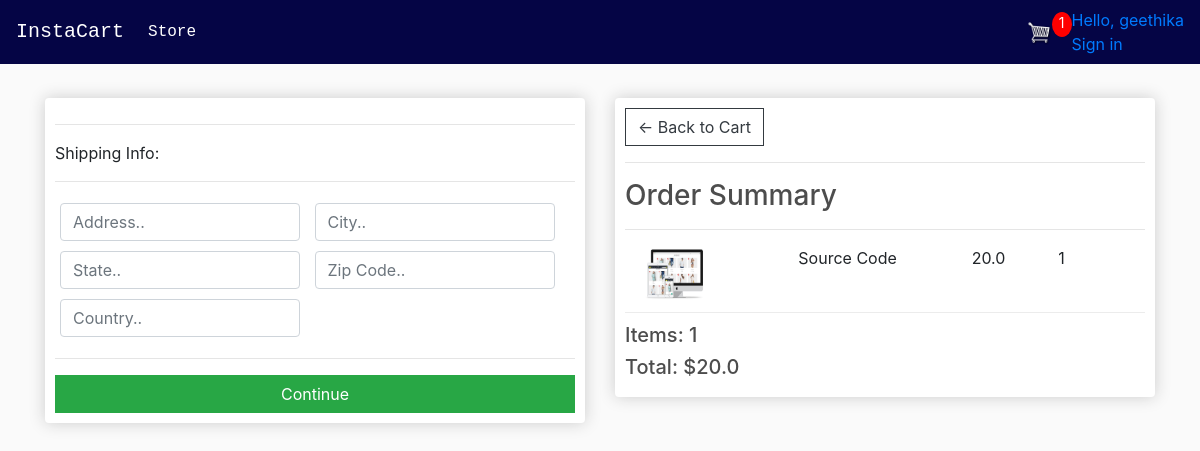
Screenshot of /checkout/ (signed in) with the database file from the repository.
### store/models.py (models this page shows, shortened)
class OrderItem(models.Model):
    product = models.ForeignKey(Product, on_delete=models.SET_NULL, null=True)
    order = models.ForeignKey(Order, on_delete=models.SET_NULL, null=True)
    quantity = models.IntegerField(default=0, null=True, blank=True)
    date_added = models.DateTimeField(auto_now_add=True)
    @property
    def get_total(self):
        total = self.product.price * self.quantity
        return total

class Product(models.Model):
    name = models.CharField(max_length=200)
    price = models.FloatField()
    digital = models.BooleanField(default=False, null=True, blank=True)
    image = models.ImageField(null=True, blank=True)
    @property
    def imageURL(self):
        try:
            url = self.image.url
        except:
            url = ''
        return url

class Order(models.Model):
    customer = models.ForeignKey(Customer, on_delete=models.SET_NULL, null=True, blank=True)
    date_ordered = models.DateTimeField(auto_now_add=True)
    complete = models.BooleanField(default=False)
    transaction_id = models.CharField(max_length=100, null=True)
    @property
    def shipping(self):
        shipping = False
        orderitems = self.orderitem_set.all()
        for i in orderitems:
            if i.product.digital == False:
                shipping = True
        return shipping
    @property
    def get_cart_total(self):
        orderitems = self.orderitem_set.all()
        total = sum([item.get_total for item in orderitems])
        return total
    @property
    def get_cart_items(self):
        orderitems = self.orderitem_set.all()
        total = sum([item.quantity for item in orderitems])
        return total

### store/views.py (the view)
# urls.py: path('checkout/', views.checkout, name="checkout"),
def checkout(request):
    data = cartData(request)
    cartItems = data['cartItems']
    order = data['order']
    items = data['items']
    context = {'items': items, 'order': order, 'cartItems': cartItems}
    return render(request, 'store/checkout.html', context)

### store/utils.py (called while the page is built)
def cartData(request):
    if request.user.is_authenticated:
        customer = request.user.customer
        order, created = Order.objects.get_or_create(customer=customer, complete=False)
        items = order.orderitem_set.all()
        cartItems = order.get_cart_items
    else:
        cookieData = cookieCart(request)
        cartItems = cookieData['cartItems']
        order = cookieData['order']
        items = cookieData['items']
    return {'cartItems': cartItems, 'order': order, 'items': items}

### store/templates/store/checkout.html (shortened to what this page needs)
{% extends 'store/main.html' %}
{% load static %}
{% block content %}
     <div class="row">
          <div class="col-lg-6">
               <div class="box-element" id="form-wrapper">
                    <form id="form">
                         <div id="shipping-info">
                              <hr>
                              <p>Shipping Info:</p>
                              <hr>
                              <div class="form-field">
                                   <input required class="form-control" type="text" name="address" placeholder="Address..">
                              </div>
                              <div class="form-field">
                                   <input required class="form-control" type="text" name="city" placeholder="City..">
                              </div>
                              <div class="form-field">
                                   <input required class="form-control" type="text" name="state" placeholder="State..">
                              </div>
                              <div class="form-field">
                                   <input required class="form-control" type="text" name="zipcode" placeholder="Zip Code..">
                              </div>
                              <div class="form-field">
                                   <input required class="form-control" type="text" name="country" placeholder="Country..">
                              </div>
                         </div>
                         <hr>
                         <input id="form-button" class="btn btn-success btn-block " type="submit" value="Continue">
                    </form>
               </div>
               <br>
          </div>
          <div class="col-lg-6">
               <div class="box-element">
                    <a  class="btn btn-outline-dark" href="{% url 'cart' %}">&#x2190; Back to Cart</a>
				<hr>
				<h3>Order Summary</h3>
				<hr>
                {% for item in items %}
				<div class="cart-row">
					<div style="flex:2"><img class="row-image" src="{{item.product.imageURL}}"></div>
					<div style="flex:2"><p>{{item.product.name}}</p></div>
					<div style="flex:1"><p>{{item.product.price}}</p></div>
					<div style="flex:1"><p>{{item.quantity}}</p></div>
				</div>
                {% endfor %}
				<h5>Items:   {{order.get_cart_items}}</h5>
				<h5>Total:   ${{order.get_cart_total}}</h5>
               </div>
          </div>
     </div>
{% endblock content %}

### store/templates/store/main.html (shortened to what this page needs)
<!DOCTYPE html>
{% load static %}
<html>
<head>
	<link rel="stylesheet" href="https://stackpath.bootstrapcdn.com/bootstrap/4.4.1/css/bootstrap.min.css">
	<link rel="stylesheet" type="text/css" href="{% static 'css/main.css' %}">
</head>
<body>
    <nav class="navbar navbar-expand-lg navbar-dark" style="background-color: #050545;">
  <a class="navbar-brand" style=" font-family:Andale Mono, monospace; " href="{% url 'store' %}">InstaCart</a>
  <div class="collapse navbar-collapse" id="navbarSupportedContent">
    <ul class="navbar-nav mr-auto">
      <li class="nav-item active">
        <a class="nav-link" style=" font-family:Andale Mono, monospace;" href="{% url 'store' %}">Store <span class="sr-only">(current)</span></a>
      </li>
    </ul>
    <div class="form-inline my-2 my-lg-0">
        <a href="{% url 'cart' %}">
    		<img  id="cart-icon" src="{% static 'images/cart.png' %}">
    	</a>
    	<p id="cart-total">{{cartItems}}</p>
    </div>
  </div>
        <a href="{% url 'logout' %}">
            <div class="nav-line-1-container" style="font-color:#ffffff
            margin-right: 20px;"><span class="hello-msg">Hello, {{request.user}}</span></div>
            <span class="nav-line-2 ">Sign in
            </span>
        </a>
</nav>
         <div class="container">
                <br>
                {% block content %}
                 {% endblock content %}
         </div>
</body>
</html>

### static/css/main.css (style rules this page uses)
body { background-color: hsl(0, 0%, 98%); }
h1,h2,h3,h4,h5,h6 { color:hsl(0, 0%, 30%); }
.box-element { box-shadow:hsl(0, 0%, 80%) 0 0 16px; background-color: #fff; border-radius: 4px; padding: 10px; }
#cart-icon { width:25px; display: inline-block; margin-left: 15px; }
#cart-total { display: block; text-align: center; color:#fff; background-color: red; width: 20px; height: 25px; border-radius: 50%; font-size: 14px; }
.col-lg-4, .col-lg-6, .col-lg-8, .col-lg-12 { margin-top: 10px; }
.btn { border-radius: 0; }
.row-image { width: 100px; }
.form-field { width:250px; display: inline-block; padding: 5px; }
.cart-row { display: flex; align-items: flex-stretch; padding-bottom: 10px; margin-bottom: 10px; border-bottom: 1px solid #ececec; }

### rows the page displays
OrderItem: product.imageURL (picture), product.name "Source Code", product.price "20.0", quantity "1"
Order: get_cart_items "1", get_cart_total "20.0"

### other values shown
{{ cartItems }} "1"
{{ request.user }} "geethika"
